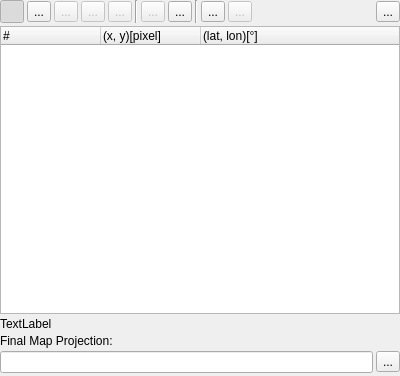
<?xml version="1.0" encoding="UTF-8"?>
<ui version="4.0">
 <class>IOverlayRefMap</class>
 <widget class="QWidget" name="IOverlayRefMap">
  <property name="geometry">
   <rect>
    <x>0</x>
    <y>0</y>
    <width>400</width>
    <height>376</height>
   </rect>
  </property>
  <property name="windowTitle">
   <string>Form</string>
  </property>
  <layout class="QVBoxLayout" name="verticalLayout">
   <property name="spacing">
    <number>3</number>
   </property>
   <property name="leftMargin">
    <number>0</number>
   </property>
   <property name="topMargin">
    <number>0</number>
   </property>
   <property name="rightMargin">
    <number>0</number>
   </property>
   <property name="bottomMargin">
    <number>3</number>
   </property>
   <item>
    <layout class="QHBoxLayout" name="horizontalLayout">
     <property name="spacing">
      <number>3</number>
     </property>
     <item>
      <widget class="QToolButton" name="toolNone">
       <property name="toolTip">
        <string>Just move the map and zoom.</string>
       </property>
       <property name="text">
        <string/>
       </property>
       <property name="icon">
        <iconset resource="../resources.qrc">
         <normaloff>:/icons/32x32/MoveArrow.png</normaloff>:/icons/32x32/MoveArrow.png</iconset>
       </property>
       <property name="checkable">
        <bool>true</bool>
       </property>
       <property name="checked">
        <bool>true</bool>
       </property>
       <property name="autoExclusive">
        <bool>true</bool>
       </property>
      </widget>
     </item>
     <item>
      <widget class="QToolButton" name="toolRefAdd">
       <property name="toolTip">
        <string>Add reference point.</string>
       </property>
       <property name="text">
        <string>...</string>
       </property>
       <property name="icon">
        <iconset resource="../resources.qrc">
         <normaloff>:/icons/32x32/RefAdd.png</normaloff>:/icons/32x32/RefAdd.png</iconset>
       </property>
       <property name="checkable">
        <bool>true</bool>
       </property>
       <property name="autoExclusive">
        <bool>true</bool>
       </property>
      </widget>
     </item>
     <item>
      <widget class="QToolButton" name="toolRefMove">
       <property name="enabled">
        <bool>false</bool>
       </property>
       <property name="toolTip">
        <string>Move reference point.</string>
       </property>
       <property name="text">
        <string>...</string>
       </property>
       <property name="icon">
        <iconset resource="../resources.qrc">
         <normaloff>:/icons/32x32/RefMove.png</normaloff>:/icons/32x32/RefMove.png</iconset>
       </property>
       <property name="checkable">
        <bool>true</bool>
       </property>
       <property name="autoExclusive">
        <bool>true</bool>
       </property>
      </widget>
     </item>
     <item>
      <widget class="QToolButton" name="toolRefDel">
       <property name="enabled">
        <bool>false</bool>
       </property>
       <property name="toolTip">
        <string>Remove single reference point.</string>
       </property>
       <property name="text">
        <string>...</string>
       </property>
       <property name="icon">
        <iconset resource="../resources.qrc">
         <normaloff>:/icons/32x32/RefDel.png</normaloff>:/icons/32x32/RefDel.png</iconset>
       </property>
       <property name="checkable">
        <bool>true</bool>
       </property>
       <property name="autoExclusive">
        <bool>true</bool>
       </property>
      </widget>
     </item>
     <item>
      <widget class="QToolButton" name="toolRefMoveAuto">
       <property name="enabled">
        <bool>false</bool>
       </property>
       <property name="toolTip">
        <string>Move reference points with auto mode. This will pickup the next point after you moved a reference point.</string>
       </property>
       <property name="text">
        <string>...</string>
       </property>
       <property name="icon">
        <iconset resource="../resources.qrc">
         <normaloff>:/icons/32x32/RefMoveAuto.png</normaloff>:/icons/32x32/RefMoveAuto.png</iconset>
       </property>
       <property name="checkable">
        <bool>true</bool>
       </property>
       <property name="autoExclusive">
        <bool>true</bool>
       </property>
      </widget>
     </item>
     <item>
      <widget class="Line" name="line_2">
       <property name="orientation">
        <enum>Qt::Vertical</enum>
       </property>
      </widget>
     </item>
     <item>
      <widget class="QToolButton" name="toolRefDelAll">
       <property name="enabled">
        <bool>false</bool>
       </property>
       <property name="toolTip">
        <string>Remove all reference points.</string>
       </property>
       <property name="text">
        <string>...</string>
       </property>
       <property name="icon">
        <iconset resource="../resources.qrc">
         <normaloff>:/icons/32x32/RefDelAll.png</normaloff>:/icons/32x32/RefDelAll.png</iconset>
       </property>
      </widget>
     </item>
     <item>
      <widget class="QToolButton" name="toolGridTool">
       <property name="toolTip">
        <string>Switch to the Grid Tool.</string>
       </property>
       <property name="text">
        <string>...</string>
       </property>
       <property name="icon">
        <iconset resource="../resources.qrc">
         <normaloff>:/icons/32x32/GridTool.png</normaloff>:/icons/32x32/GridTool.png</iconset>
       </property>
      </widget>
     </item>
     <item>
      <widget class="Line" name="line">
       <property name="orientation">
        <enum>Qt::Vertical</enum>
       </property>
      </widget>
     </item>
     <item>
      <widget class="QToolButton" name="toolLoadGcp">
       <property name="toolTip">
        <string>Load reference points from GCP file.</string>
       </property>
       <property name="text">
        <string>...</string>
       </property>
       <property name="icon">
        <iconset resource="../resources.qrc">
         <normaloff>:/icons/32x32/LoadGcp.png</normaloff>:/icons/32x32/LoadGcp.png</iconset>
       </property>
      </widget>
     </item>
     <item>
      <widget class="QToolButton" name="toolSaveGcp">
       <property name="enabled">
        <bool>false</bool>
       </property>
       <property name="toolTip">
        <string>Save reference points into GCP file.</string>
       </property>
       <property name="text">
        <string>...</string>
       </property>
       <property name="icon">
        <iconset resource="../resources.qrc">
         <normaloff>:/icons/32x32/SaveGcp.png</normaloff>:/icons/32x32/SaveGcp.png</iconset>
       </property>
      </widget>
     </item>
     <item>
      <spacer name="horizontalSpacer">
       <property name="orientation">
        <enum>Qt::Horizontal</enum>
       </property>
       <property name="sizeHint" stdset="0">
        <size>
         <width>40</width>
         <height>20</height>
        </size>
       </property>
      </spacer>
     </item>
     <item>
      <widget class="QToolButton" name="toolSort">
       <property name="toolTip">
        <string>Sort list of reference points.</string>
       </property>
       <property name="text">
        <string>...</string>
       </property>
       <property name="icon">
        <iconset resource="../resources.qrc">
         <normaloff>:/icons/32x32/Sort.png</normaloff>:/icons/32x32/Sort.png</iconset>
       </property>
      </widget>
     </item>
    </layout>
   </item>
   <item>
    <widget class="QTreeWidget" name="treeWidget">
     <property name="contextMenuPolicy">
      <enum>Qt::ActionsContextMenu</enum>
     </property>
     <property name="selectionMode">
      <enum>QAbstractItemView::ExtendedSelection</enum>
     </property>
     <property name="selectionBehavior">
      <enum>QAbstractItemView::SelectRows</enum>
     </property>
     <property name="rootIsDecorated">
      <bool>false</bool>
     </property>
     <property name="itemsExpandable">
      <bool>false</bool>
     </property>
     <property name="expandsOnDoubleClick">
      <bool>false</bool>
     </property>
     <column>
      <property name="text">
       <string notr="true">#</string>
      </property>
     </column>
     <column>
      <property name="text">
       <string>(x, y)[pixel]</string>
      </property>
     </column>
     <column>
      <property name="text">
       <string>(lat, lon)[°]</string>
      </property>
     </column>
    </widget>
   </item>
   <item>
    <widget class="QLabel" name="labelHelp">
     <property name="text">
      <string>TextLabel</string>
     </property>
     <property name="wordWrap">
      <bool>true</bool>
     </property>
    </widget>
   </item>
   <item>
    <widget class="QLabel" name="label">
     <property name="text">
      <string>Final Map Projection:</string>
     </property>
    </widget>
   </item>
   <item>
    <layout class="QHBoxLayout" name="horizontalLayout_2">
     <property name="spacing">
      <number>3</number>
     </property>
     <item>
      <widget class="QLineEdit" name="lineProjection">
       <property name="toolTip">
        <string>Enter a valid projection string. Valid strings are &quot;+proj...&quot; or &quot;+init=epsg:...&quot;.</string>
       </property>
      </widget>
     </item>
     <item>
      <widget class="QToolButton" name="toolProjection">
       <property name="toolTip">
        <string>Start projection wizard.</string>
       </property>
       <property name="text">
        <string>...</string>
       </property>
       <property name="icon">
        <iconset resource="../resources.qrc">
         <normaloff>:/icons/32x32/GridWizard.png</normaloff>:/icons/32x32/GridWizard.png</iconset>
       </property>
      </widget>
     </item>
    </layout>
   </item>
  </layout>
  <action name="actionDelRefPoint">
   <property name="icon">
    <iconset resource="../resources.qrc">
     <normaloff>:/icons/32x32/DeleteMultiple.png</normaloff>:/icons/32x32/DeleteMultiple.png</iconset>
   </property>
   <property name="text">
    <string>Delete</string>
   </property>
  </action>
 </widget>
 <resources>
  <include location="../resources.qrc"/>
 </resources>
 <connections/>
</ui>
